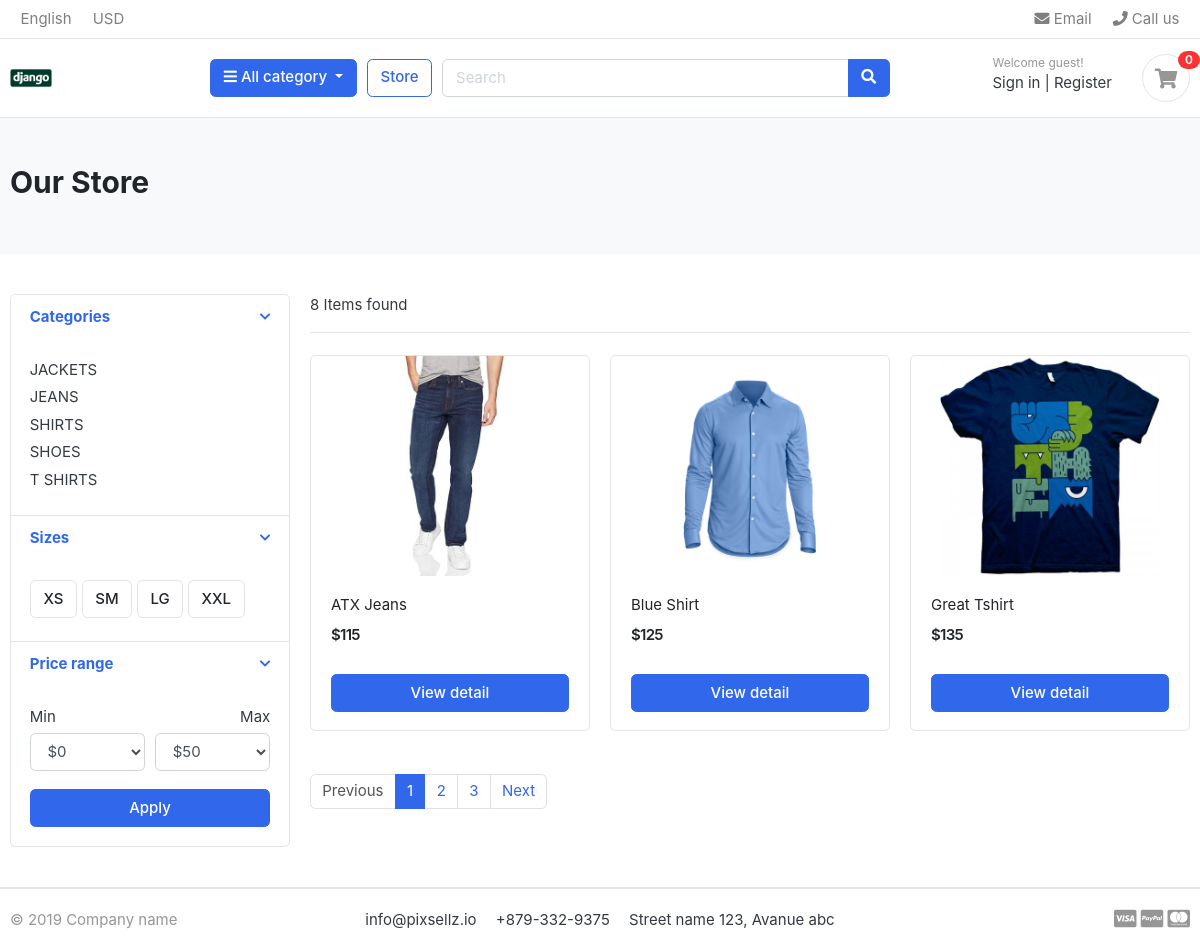
/store/, run on the app's committed database.
### store/models.py (models this page shows, shortened)
class Category(models.Model):
    category_name = models.CharField(max_length=50, unique=True)
    slug = models.SlugField(max_length=100, unique=True)
    description = models.TextField(max_length=255, blank=True)
    cat_image = models.ImageField(upload_to='photos/categories', blank=True)
    def get_url(self):
        return reverse('store', args=[self.slug])

class Product(models.Model):
    product_name    = models.CharField(max_length=200, unique=True)
    slug            = models.SlugField(max_length=200, unique=True)
    description     = models.TextField(max_length=500, blank=True)
    price           = models.IntegerField()
    images          = models.ImageField(upload_to='photos/products')
    stock           = models.IntegerField()
    is_available    = models.BooleanField(default=True)
    category        = models.ForeignKey(Category, on_delete=models.CASCADE)
    created_date    = models.DateTimeField(auto_now_add=True)
    modified_date   = models.DateTimeField(auto_now=True)
    def get_url(self):
        return reverse('product_detail', args=[self.category.slug, self.slug])

### store/views.py (the view)
# urls.py: path('store/', include('store.urls')),
def store(request, category_slug=None):
    cat = None
    pr = None
    if category_slug != None:
        cate = get_object_or_404(Category,slug = category_slug)
        product = Product.objects.filter(category = cate)
        p = Paginator(product, 3)
        page = request.GET.get('page')
        paged_products = p.get_page(page)
        count = product.count()
    else:
        product = Product.objects.all().filter(is_available=True)
        p = Paginator(product, 3)
        page = request.GET.get('page')
        paged_products = p.get_page(page)
        count = product.count()
    context = {'products':paged_products, 'count': count}
    return render(request, "store/store.html", context)

### store/co_proc.py (called while the page is built)
def menus(request):
    cat = Category.objects.all()
    return dict(links = cat)

### templates/store/store.html (shortened to what this page needs)
{% extends '../base.html' %}
{% block content %}
<section class="section-pagetop bg">
<div class="container">
	{% if 'search' in request.path %}
	<h2 class="title-page">Search Result: '{{kw}}'</h2>
	{% else %}
	<h2 class="title-page">Our Store</h2>
	{% endif %}
</div>
</section>
<section class="section-content padding-y">
<div class="container">
<div class="row">
	<aside class="col-md-3">
<div class="card">
	<article class="filter-group">
		<header class="card-header">
			<a href="#" data-toggle="collapse" data-target="#collapse_1" aria-expanded="true" class="">
				<i class="icon-control fa fa-chevron-down"></i>
				<h6 class="title">Categories</h6>
			</a>
		</header>
		<div class="filter-content collapse show" id="collapse_1" style="">
			<div class="card-body">
				<ul class="list-menu">
				{% for cat in links %}
				<li><a href="{{cat.get_url}}">{{cat.category_name | upper}} </a></li>
				{% endfor %}
				</ul>
			</div>
		</div>
	</article>
	<article class="filter-group">
		<header class="card-header">
			<a href="#" data-toggle="collapse" data-target="#collapse_4" aria-expanded="true" class="">
				<i class="icon-control fa fa-chevron-down"></i>
				<h6 class="title">Sizes </h6>
			</a>
		</header>
		<div class="filter-content collapse show" id="collapse_4" style="">
			<div class="card-body">
			  <label class="checkbox-btn">
			    <span class="btn btn-light"> XS </span>
			  </label>
			  <label class="checkbox-btn">
			    <span class="btn btn-light"> SM </span>
			  </label>
			  <label class="checkbox-btn">
			    <span class="btn btn-light"> LG </span>
			  </label>
			  <label class="checkbox-btn">
			    <span class="btn btn-light"> XXL </span>
			  </label>
		</div>
		</div>
	</article>
	<article class="filter-group">
		<header class="card-header">
			<a href="#" data-toggle="collapse" data-target="#collapse_3" aria-expanded="true" class="">
				<i class="icon-control fa fa-chevron-down"></i>
				<h6 class="title">Price range </h6>
			</a>
		</header>
		<div class="filter-content collapse show" id="collapse_3" style="">
			<div class="card-body">
				<div class="form-row">
				<div class="form-group col-md-6">
				  <label>Min</label>
				  	<select class="mr-2 form-control">
						<option value="0">$0</option>
					</select>
				</div>
				<div class="form-group text-right col-md-6">
				  <label>Max</label>
				  	<select class="mr-2 form-control">
						<option value="50">$50</option>
					</select>
				</div>
				</div>
				<button class="btn btn-block btn-primary">Apply</button>
			</div>
		</div>
	</article>
</div>
	</aside>
	<main class="col-md-9">
<header class="border-bottom mb-4 pb-3">
		<div class="form-inline">
			<span class="mr-md-auto">{{count}} Items found </span>
		</div>
</header>
<div class="row">
	{% if products %}
	{% for product in products %}
	<div class="col-md-4">
		<figure class="card card-product-grid">
			<div class="img-wrap">
				<a href="{{product.get_url}}">
					<img src="{{product.images.url}}">
				</a>
			</div>
			<figcaption class="info-wrap">
				<div class="fix-height">
					<a href="{{product.get_url}}" class="title">{{product.product_name}}</a>
					<div class="price-wrap mt-2">
						<span class="price">${{product.price}}</span>
					</div>
				</div>
				<a href="{{product.get_url}}" class="btn btn-block btn-primary">View detail</a>
			</figcaption>
		</figure>
	</div>
	{% endfor %}
	{% else %}
	<h3>No result: '{{kw}}'</h3>
	{% endif %}
</div>
<nav class="mt-4" aria-label="Page navigation sample">
  {% if products.has_other_pages %}
  <ul class="pagination">
    {% if products.has_previous %}
	<li class="page-item"><a class="page-link"
		href="?page={{products.previous_page_number}}">Previous</a></li>
    {% else %}
	<li class="page-item disabled"><a class="page-link" href="#">Previous</a></li>
	{% endif %}
	{% for i in products.paginator.page_range %}
	{% if products.number == i %}
	<li class="page-item active"><a class="page-link" href="#">{{i}}</a></li>
	{% else %}
	<li class="page-item"><a class="page-link" href="?page={{i}}">{{i}}</a></li>
	{% endif %}
    {% endfor %}
	{% if products.has_next %}
	<li class="page-item"><a class="page-link"
		href="?page={{products.next_page_number}}">Next</a></li>
	{% else %}
	<li class="page-item disabled"><a class="page-link" href="#">Next</a></li>
	{% endif %}
  </ul>
  {% endif %}
</nav>
	</main>
</div>
</div>
</section>
{% endblock %}

### static/css/ui.css (style rules this page uses)
html { font-family: "Inter", sans-serif; font-size: 15px; }
.img-wrap { text-align: center; display: block; }
.img-wrap img { max-width: 100%; }
.price-wrap { letter-spacing: -0.7px; }
.padding-y { padding-top: 40px; padding-bottom: 40px; }
figure { margin-bottom: 0; }
article:after, .form-group:after { display: block; clear: both; content: ""; }
.bg { background-color: #f8f9fa; }
.title-page { color: #212529; }
.btn-light { background-color: #fff; border-color: #e4e4e4; }
[class*=list-] li:after { visibility: hidden; display: block; content: ""; overflow: hidden; height: 0; clear: both; }
.list-menu { list-style: none; margin: 0; padding-left: 0; }
.list-menu li { margin-bottom: 5px; }
.list-menu a { color: #343a40; }
[class*=card-product] a.title { color: #212529; display: block; }
[class*=card-product] .img-wrap { overflow: hidden; position: relative; }
[class*=card-product] .img-wrap img { height: 100%; max-width: 100%; width: auto; display: inline-block; -o-object-fit: cover; object-fit: cover; }
.card-product-grid { margin-bottom: 20px; }
.card-product-grid .img-wrap { border-radius: 0.2rem 0.2rem 0 0; height: 220px; }
.card-product-grid .info-wrap { overflow: hidden; padding: 18px 20px; }
.card-product-grid .fix-height { height: 80px; overflow: hidden; }
.card .img-wrap { overflow: hidden; }
.price { font-weight: 600; color: #212529; }
.icon-control { margin-top: 5px; float: right; font-size: 80%; }
.card-header .title { margin-bottom: 0; line-height: 1.5; }
.filter-group { border-bottom: 1px solid #e4e4e4; }
.filter-group .card-header { border-bottom: 0; }
.filter-group:last-child { border-bottom: 0; }
.checkbox-btn { position: relative; }
.section-pagetop { padding: 45px 0; }

### data on the page
Category: category_name "JACKETS"
Category: category_name "JEANS"
Category: category_name "SHIRTS"
Category: category_name "SHOES"
Category: category_name "T SHIRTS"
Product: images (picture), product_name "ATX Jeans", price "115"
Product: images (picture), product_name "Blue Shirt", price "125"
Product: images (picture), product_name "Great Tshirt", price "135"

### other printed values
{{ count }} "8"
{{ i }} "1"
{{ i }} "2" "3"
